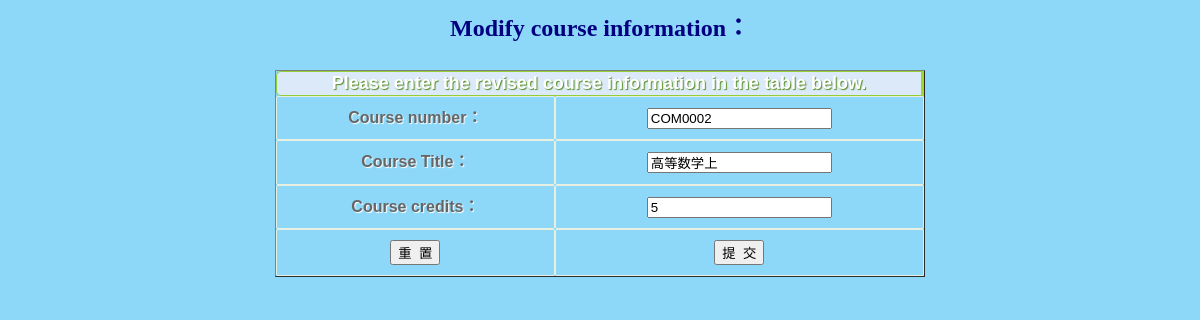
The page /admin_cou_upd/COM0002 (signed in) on the database its author committed.
### tables this page shows
CREATE TABLE "course" (
	 "cno" varchar(20,0) NOT NULL,
	 "cname" varchar(20,0) NOT NULL,
	 "ccredit" integer(2,0) NOT NULL,
	PRIMARY KEY("cno")
);

### StuManager.py (the view)
@app.route('/admin_cou_upd', methods=['POST', 'GET'])
@app.route('/admin_cou_upd/<cno>', methods=['POST', 'GET'])
def admin_cou_upd(cno=None):
    if not session.get('role') or session['role'] != 'admin':
        error = "You are not logged in or you are not an administrator"
        return render_template("login.html", error=error)
    if request.method != 'POST' and not cno:
        return render_template('admin_cou_upd.html')
    if not cno:
        cno = request.form['cno']
    cursor = get_db()
    result_set = cursor.execute("SELECT * FROM course WHERE cno=?", (cno,))
    data = result_set.fetchone()
    if data:
        return render_template('admin_cou_updrs.html', data=data)
    else:
        return fail_msg(content="The course does not exist", return_url="/admin_cou_upd")

### StuManager.py (called while the page is built)
def connect_db():
    conn = sqlite3.connect(app.config['DATABASE'])
    conn.row_factory = sqlite3.Row
    return conn

def get_db():
    if not hasattr(g, 'sqlite_db'):  # 未连接数据库
        g.sqlite_db = connect_db()
    return g.sqlite_db

### templates/admin_cou_updrs.html (shortened to what this page needs)
<!DOCTYPE HTML PUBLIC "-//W3C//DTD HTML 4.01 Transitional//EN">
<html>
  <head>
    <link rel="stylesheet" href="{{ url_for('static',filename='css/style.css') }}">
  </head>
  <body bgcolor="#8dd8f8">
     <div align="center"><font size="5" color="#000080" face="华文楷体"><b>Modify course information：<br><br></b></font></div>
     <form name="formupdate" action="{{ url_for('admin_cou_updrs') }}" method="post" onsubmit="return isValid(this);">
     <table class="table1" width="650" border="1" cellspacing="0" cellpadding="0" align="center">
     <tr><th height="25" colspan="2"><input type="hidden" name="action" value="update"/><font size="4">Please enter the revised course information in the table below.</font></th></tr>
	<tr><td>Course number：</td><td><input type="text" name="cno" value="{{ data[0] }}" readonly/></td></tr>
	<tr><td>Course Title：</td><td><input type="text" name="cname" value="{{ data[1] }}"/></td></tr>
	<tr><td>Course credits：</td><td><input type="text" name="ccredit" value="{{ data[2] }}"/></td></tr>
     <tr><td><input type="reset" value="重  置"/></td><td><input type="submit" value="提  交"/></td></tr>
      </table>
     </form>
  </body>
</html>

### static/css/style.css (style rules this page uses)
table.table1 { font-family: "Trebuchet MS", sans-serif; font-size: 16px; font-weight: bold; line-height: 1.4em; font-style: normal; border-collapse:separate; }
.table1 tbody th { color:#fff; text-shadow:1px 1px 1px #568F23; background-color:#dce9f9; border:1px solid #93CE37; border-right:3px solid #9ED929; padding:0px 10px; -moz-border-radius:5px 0px 0px 5px; -webkit-border-top-left-radius:5px; -webkit-border-bottom-left-radius:5px; border-top-left-radius:5px; border-bottom-left-radius:5px; }
.table1 tbody td { padding:10px; text-align:center; border: 1px solid #E7EFE0; -moz-border-radius:2px; -webkit-border-radius:2px; border-radius:2px; color:#666; text-shadow:1px 1px 1px #fff; }

### rows shown on the page
course: cno "COM0002", cname "高等数学上", ccredit "5"
